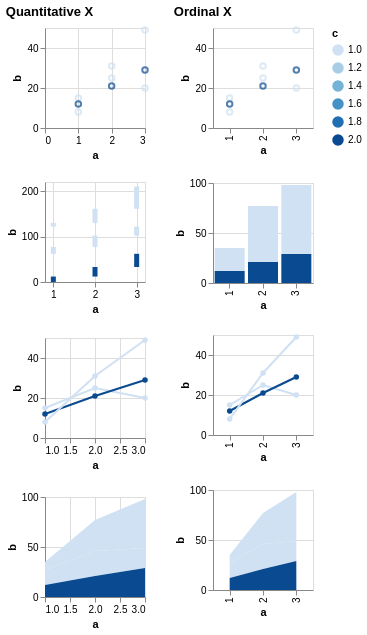

Vega-Lite specification for this chart:
### Vega specification from a JSON file in a GitHub repository (floating-point values rounded to 4 significant figures)
{"$schema": "https://vega.github.io/schema/vega/v6.json", "description": "Testing invalid", "background": "white", "padding": 5, "data": [{"name": "source_0", "values": [{"a": 1, "b": 15, "c": 1}, {"a": 2, "b": 25, "c": 1}, {"a": 3, "b": 20, "c": 1}, {"a": 1, "b": 12, "c": 2}, {"a": 2, "b": 21, "c": 2}, {"a": 3, "b": 29, "c": 2}, {"a": 1, "b": 8, "c": null}, {"a": 2, "b": 31, "c": null}, {"a": 3, "b": 49, "c": null}]}, {"name": "data_0", "source": "source_0", "transform": [{"type": "formula", "expr": "toNumber(datum[\"a\"])", "as": "a"}]}, {"name": "data_2", "source": "data_0", "transform": [{"type": "stack", "groupby": [], "field": "b", "sort": {"field": ["c"], "order": ["descending"]}, "as": ["b_start", "b_end"], "offset": "zero"}]}, {"name": "data_3", "source": "data_0", "transform": [{"type": "impute", "field": "b", "groupby": ["c"], "key": "a", "method": "value", "value": 0}, {"type": "stack", "groupby": ["a"], "field": "b", "sort": {"field": ["c"], "order": ["descending"]}, "as": ["b_start", "b_end"], "offset": "zero"}]}, {"name": "data_4", "source": "data_0", "transform": [{"type": "stack", "groupby": ["a"], "field": "b", "sort": {"field": ["c"], "order": ["descending"]}, "as": ["b_start", "b_end"], "offset": "zero"}]}, {"name": "data_5", "source": "data_0", "transform": [{"type": "impute", "field": "b", "groupby": ["c"], "key": "a", "method": "value", "value": 0}, {"type": "stack", "groupby": ["a"], "field": "b", "sort": {"field": ["c"], "order": ["descending"]}, "as": ["b_start", "b_end"], "offset": "zero"}]}], "signals": [{"name": "childWidth", "value": 100}, {"name": "concat_0_childHeight", "value": 100}, {"name": "concat_1_childHeight", "value": 100}], "layout": {"padding": 20, "bounds": "full", "align": "each"}, "marks": [{"type": "group", "name": "concat_0_group", "title": {"text": "Quantitative X", "anchor": "start"}, "layout": {"padding": 20, "columns": 1, "bounds": "full", "align": "each"}, "marks": [{"type": "group", "name": "concat_0_concat_0_group", "style": "cell", "encode": {"update": {"width": {"signal": "childWidth"}, "height": {"signal": "concat_0_childHeight"}}}, "marks": [{"name": "concat_0_concat_0_marks", "type": "symbol", "style": ["point"], "from": {"data": "data_0"}, "encode": {"update": {"opacity": {"value": 0.7}, "fill": {"value": "transparent"}, "stroke": [{"test": "!isValid(datum[\"c\"]) || !isFinite(+datum[\"c\"])", "signal": "scale('color', inrange(0, domain('color')) ? 0 : domain('color')[0])"}, {"scale": "color", "field": "c"}], "tooltip": {"signal": "{\"a\": format(datum[\"a\"], \"\"), \"b\": format(datum[\"b\"], \"\"), \"c\": format(datum[\"c\"], \"\")}"}, "ariaRoleDescription": {"value": "point"}, "description": {"signal": "\"a: \" + (format(datum[\"a\"], \"\")) + \"; b: \" + (format(datum[\"b\"], \"\")) + \"; c: \" + (format(datum[\"c\"], \"\"))"}, "x": [{"test": "!isValid(datum[\"a\"]) || !isFinite(+datum[\"a\"])", "scale": "concat_0_concat_0_x", "value": 0}, {"scale": "concat_0_concat_0_x", "field": "a"}], "y": [{"test": "!isValid(datum[\"b\"]) || !isFinite(+datum[\"b\"])", "scale": "concat_0_concat_0_y", "value": 0}, {"scale": "concat_0_concat_0_y", "field": "b"}]}}}], "axes": [{"scale": "concat_0_concat_0_x", "orient": "bottom", "gridScale": "concat_0_concat_0_y", "grid": true, "tickCount": {"signal": "ceil(childWidth/40)"}, "domain": false, "labels": false, "aria": false, "maxExtent": 0, "minExtent": 0, "ticks": false, "zindex": 0}, {"scale": "concat_0_concat_0_y", "orient": "left", "gridScale": "concat_0_concat_0_x", "grid": true, "tickCount": {"signal": "ceil(concat_0_childHeight/40)"}, "domain": false, "labels": false, "aria": false, "maxExtent": 0, "minExtent": 0, "ticks": false, "zindex": 0}, {"scale": "concat_0_concat_0_x", "orient": "bottom", "grid": false, "title": "a", "labelFlush": true, "labelOverlap": true, "tickCount": {"signal": "ceil(childWidth/40)"}, "zindex": 0}, {"scale": "concat_0_concat_0_y", "orient": "left", "grid": false, "title": "b", "labelOverlap": true, "tickCount": {"signal": "ceil(concat_0_childHeight/40)"}, "zindex": 0}]}, {"type": "group", "name": "concat_0_concat_1_group", "style": "cell", "encode": {"update": {"width": {"signal": "childWidth"}, "height": {"signal": "concat_0_childHeight"}}}, "marks": [{"name": "concat_0_concat_1_marks", "type": "rect", "style": ["bar"], "from": {"data": "data_2"}, "encode": {"update": {"fill": [{"test": "!isValid(datum[\"c\"]) || !isFinite(+datum[\"c\"])", "signal": "scale('color', inrange(0, domain('color')) ? 0 : domain('color')[0])"}, {"scale": "color", "field": "c"}], "tooltip": {"signal": "{\"a\": format(datum[\"a\"], \"\"), \"b\": format(datum[\"b\"], \"\"), \"c\": format(datum[\"c\"], \"\")}"}, "ariaRoleDescription": {"value": "bar"}, "description": {"signal": "\"a: \" + (format(datum[\"a\"], \"\")) + \"; b: \" + (format(datum[\"b\"], \"\")) + \"; c: \" + (format(datum[\"c\"], \"\"))"}, "xc": [{"test": "!isValid(datum[\"a\"]) || !isFinite(+datum[\"a\"])", "signal": "scale('concat_0_concat_1_x', inrange(0, domain('concat_0_concat_1_x')) ? 0 : domain('concat_0_concat_1_x')[0])"}, {"scale": "concat_0_concat_1_x", "field": "a"}], "width": {"value": 5}, "y": {"scale": "concat_0_concat_1_y", "field": "b_end"}, "y2": {"scale": "concat_0_concat_1_y", "field": "b_start"}}}}], "axes": [{"scale": "concat_0_concat_1_x", "orient": "bottom", "gridScale": "concat_0_concat_1_y", "grid": true, "tickCount": {"signal": "ceil(childWidth/40)"}, "domain": false, "labels": false, "aria": false, "maxExtent": 0, "minExtent": 0, "ticks": false, "zindex": 0}, {"scale": "concat_0_concat_1_y", "orient": "left", "gridScale": "concat_0_concat_1_x", "grid": true, "tickCount": {"signal": "ceil(concat_0_childHeight/40)"}, "domain": false, "labels": false, "aria": false, "maxExtent": 0, "minExtent": 0, "ticks": false, "zindex": 0}, {"scale": "concat_0_concat_1_x", "orient": "bottom", "grid": false, "title": "a", "labelFlush": true, "labelOverlap": true, "tickCount": {"signal": "ceil(childWidth/40)"}, "zindex": 0}, {"scale": "concat_0_concat_1_y", "orient": "left", "grid": false, "title": "b", "labelOverlap": true, "tickCount": {"signal": "ceil(concat_0_childHeight/40)"}, "zindex": 0}]}, {"type": "group", "name": "concat_0_concat_2_group", "style": "cell", "encode": {"update": {"width": {"signal": "childWidth"}, "height": {"signal": "concat_0_childHeight"}}}, "marks": [{"name": "concat_0_concat_2_layer_0_pathgroup", "type": "group", "from": {"facet": {"name": "faceted_path_concat_0_concat_2_layer_0_main", "data": "data_0", "groupby": ["c"]}}, "encode": {"update": {"width": {"field": {"group": "width"}}, "height": {"field": {"group": "height"}}}}, "marks": [{"name": "concat_0_concat_2_layer_0_marks", "type": "line", "style": ["line"], "sort": {"field": "x"}, "from": {"data": "faceted_path_concat_0_concat_2_layer_0_main"}, "encode": {"update": {"stroke": [{"test": "!isValid(datum[\"c\"]) || !isFinite(+datum[\"c\"])", "signal": "scale('color', inrange(0, domain('color')) ? 0 : domain('color')[0])"}, {"scale": "color", "field": "c"}], "tooltip": {"signal": "{\"a\": format(datum[\"a\"], \"\"), \"b\": format(datum[\"b\"], \"\"), \"c\": format(datum[\"c\"], \"\")}"}, "description": {"signal": "\"a: \" + (format(datum[\"a\"], \"\")) + \"; b: \" + (format(datum[\"b\"], \"\")) + \"; c: \" + (format(datum[\"c\"], \"\"))"}, "x": [{"test": "!isValid(datum[\"a\"]) || !isFinite(+datum[\"a\"])", "signal": "scale('concat_0_concat_2_x', inrange(0, domain('concat_0_concat_2_x')) ? 0 : domain('concat_0_concat_2_x')[0])"}, {"scale": "concat_0_concat_2_x", "field": "a"}], "y": [{"test": "!isValid(datum[\"b\"]) || !isFinite(+datum[\"b\"])", "scale": "concat_0_concat_2_y", "value": 0}, {"scale": "concat_0_concat_2_y", "field": "b"}]}}}]}, {"name": "concat_0_concat_2_layer_1_marks", "type": "symbol", "style": ["point"], "from": {"data": "data_0"}, "encode": {"update": {"opacity": {"value": 1}, "fill": [{"test": "!isValid(datum[\"c\"]) || !isFinite(+datum[\"c\"])", "signal": "scale('color', inrange(0, domain('color')) ? 0 : domain('color')[0])"}, {"scale": "color", "field": "c"}], "tooltip": {"signal": "{\"a\": format(datum[\"a\"], \"\"), \"b\": format(datum[\"b\"], \"\"), \"c\": format(datum[\"c\"], \"\")}"}, "ariaRoleDescription": {"value": "point"}, "description": {"signal": "\"a: \" + (format(datum[\"a\"], \"\")) + \"; b: \" + (format(datum[\"b\"], \"\")) + \"; c: \" + (format(datum[\"c\"], \"\"))"}, "x": [{"test": "!isValid(datum[\"a\"]) || !isFinite(+datum[\"a\"])", "signal": "scale('concat_0_concat_2_x', inrange(0, domain('concat_0_concat_2_x')) ? 0 : domain('concat_0_concat_2_x')[0])"}, {"scale": "concat_0_concat_2_x", "field": "a"}], "y": [{"test": "!isValid(datum[\"b\"]) || !isFinite(+datum[\"b\"])", "scale": "concat_0_concat_2_y", "value": 0}, {"scale": "concat_0_concat_2_y", "field": "b"}]}}}], "axes": [{"scale": "concat_0_concat_2_x", "orient": "bottom", "gridScale": "concat_0_concat_2_y", "grid": true, "tickCount": {"signal": "ceil(childWidth/40)"}, "domain": false, "labels": false, "aria": false, "maxExtent": 0, "minExtent": 0, "ticks": false, "zindex": 0}, {"scale": "concat_0_concat_2_y", "orient": "left", "gridScale": "concat_0_concat_2_x", "grid": true, "tickCount": {"signal": "ceil(concat_0_childHeight/40)"}, "domain": false, "labels": false, "aria": false, "maxExtent": 0, "minExtent": 0, "ticks": false, "zindex": 0}, {"scale": "concat_0_concat_2_x", "orient": "bottom", "grid": false, "title": "a", "labelFlush": true, "labelOverlap": true, "tickCount": {"signal": "ceil(childWidth/40)"}, "zindex": 0}, {"scale": "concat_0_concat_2_y", "orient": "left", "grid": false, "title": "b", "labelOverlap": true, "tickCount": {"signal": "ceil(concat_0_childHeight/40)"}, "zindex": 0}]}, {"type": "group", "name": "concat_0_concat_3_group", "style": "cell", "encode": {"update": {"width": {"signal": "childWidth"}, "height": {"signal": "concat_0_childHeight"}}}, "marks": [{"name": "concat_0_concat_3_pathgroup", "type": "group", "from": {"facet": {"name": "faceted_path_concat_0_concat_3_main", "data": "data_3", "groupby": ["c"]}}, "encode": {"update": {"width": {"field": {"group": "width"}}, "height": {"field": {"group": "height"}}}}, "marks": [{"name": "concat_0_concat_3_marks", "type": "area", "style": ["area"], "sort": {"field": "x"}, "from": {"data": "faceted_path_concat_0_concat_3_main"}, "encode": {"update": {"orient": {"value": "vertical"}, "fill": [{"test": "!isValid(datum[\"c\"]) || !isFinite(+datum[\"c\"])", "signal": "scale('color', inrange(0, domain('color')) ? 0 : domain('color')[0])"}, {"scale": "color", "field": "c"}], "tooltip": {"signal": "{\"a\": format(datum[\"a\"], \"\"), \"b\": format(datum[\"b\"], \"\"), \"c\": format(datum[\"c\"], \"\")}"}, "description": {"signal": "\"a: \" + (format(datum[\"a\"], \"\")) + \"; b: \" + (format(datum[\"b\"], \"\")) + \"; c: \" + (format(datum[\"c\"], \"\"))"}, "x": [{"test": "!isValid(datum[\"a\"]) || !isFinite(+datum[\"a\"])", "signal": "scale('concat_0_concat_3_x', inrange(0, domain('concat_0_concat_3_x')) ? 0 : domain('concat_0_concat_3_x')[0])"}, {"scale": "concat_0_concat_3_x", "field": "a"}], "y": {"scale": "concat_0_concat_3_y", "field": "b_end"}, "y2": {"scale": "concat_0_concat_3_y", "field": "b_start"}}}}]}], "axes": [{"scale": "concat_0_concat_3_x", "orient": "bottom", "gridScale": "concat_0_concat_3_y", "grid": true, "tickCount": {"signal": "ceil(childWidth/40)"}, "domain": false, "labels": false, "aria": false, "maxExtent": 0, "minExtent": 0, "ticks": false, "zindex": 0}, {"scale": "concat_0_concat_3_y", "orient": "left", "gridScale": "concat_0_concat_3_x", "grid": true, "tickCount": {"signal": "ceil(concat_0_childHeight/40)"}, "domain": false, "labels": false, "aria": false, "maxExtent": 0, "minExtent": 0, "ticks": false, "zindex": 0}, {"scale": "concat_0_concat_3_x", "orient": "bottom", "grid": false, "title": "a", "labelFlush": true, "labelOverlap": true, "tickCount": {"signal": "ceil(childWidth/40)"}, "zindex": 0}, {"scale": "concat_0_concat_3_y", "orient": "left", "grid": false, "title": "b", "labelOverlap": true, "tickCount": {"signal": "ceil(concat_0_childHeight/40)"}, "zindex": 0}]}]}, {"type": "group", "name": "concat_1_group", "title": {"text": "Ordinal X", "anchor": "start"}, "layout": {"padding": 20, "columns": 1, "bounds": "full", "align": "each"}, "marks": [{"type": "group", "name": "concat_1_concat_0_group", "style": "cell", "encode": {"update": {"width": {"signal": "childWidth"}, "height": {"signal": "concat_1_childHeight"}}}, "marks": [{"name": "concat_1_concat_0_marks", "type": "symbol", "style": ["point"], "from": {"data": "data_0"}, "encode": {"update": {"opacity": {"value": 0.7}, "fill": {"value": "transparent"}, "stroke": [{"test": "!isValid(datum[\"c\"]) || !isFinite(+datum[\"c\"])", "signal": "scale('color', inrange(0, domain('color')) ? 0 : domain('color')[0])"}, {"scale": "color", "field": "c"}], "tooltip": {"signal": "{\"a\": isValid(datum[\"a\"]) ? datum[\"a\"] : \"\"+datum[\"a\"], \"b\": format(datum[\"b\"], \"\"), \"c\": format(datum[\"c\"], \"\")}"}, "ariaRoleDescription": {"value": "point"}, "description": {"signal": "\"a: \" + (isValid(datum[\"a\"]) ? datum[\"a\"] : \"\"+datum[\"a\"]) + \"; b: \" + (format(datum[\"b\"], \"\")) + \"; c: \" + (format(datum[\"c\"], \"\"))"}, "x": {"scale": "concat_1_concat_0_x", "field": "a"}, "y": [{"test": "!isValid(datum[\"b\"]) || !isFinite(+datum[\"b\"])", "scale": "concat_1_concat_0_y", "value": 0}, {"scale": "concat_1_concat_0_y", "field": "b"}]}}}], "axes": [{"scale": "concat_1_concat_0_y", "orient": "left", "gridScale": "concat_1_concat_0_x", "grid": true, "tickCount": {"signal": "ceil(concat_1_childHeight/40)"}, "domain": false, "labels": false, "aria": false, "maxExtent": 0, "minExtent": 0, "ticks": false, "zindex": 0}, {"scale": "concat_1_concat_0_x", "orient": "bottom", "grid": false, "title": "a", "labelAlign": "right", "labelAngle": 270, "labelBaseline": "middle", "zindex": 0}, {"scale": "concat_1_concat_0_y", "orient": "left", "grid": false, "title": "b", "labelOverlap": true, "tickCount": {"signal": "ceil(concat_1_childHeight/40)"}, "zindex": 0}]}, {"type": "group", "name": "concat_1_concat_1_group", "style": "cell", "encode": {"update": {"width": {"signal": "childWidth"}, "height": {"signal": "concat_1_childHeight"}}}, "marks": [{"name": "concat_1_concat_1_marks", "type": "rect", "style": ["bar"], "from": {"data": "data_4"}, "encode": {"update": {"fill": [{"test": "!isValid(datum[\"c\"]) || !isFinite(+datum[\"c\"])", "signal": "scale('color', inrange(0, domain('color')) ? 0 : domain('color')[0])"}, {"scale": "color", "field": "c"}], "tooltip": {"signal": "{\"a\": isValid(datum[\"a\"]) ? datum[\"a\"] : \"\"+datum[\"a\"], \"b\": format(datum[\"b\"], \"\"), \"c\": format(datum[\"c\"], \"\")}"}, "ariaRoleDescription": {"value": "bar"}, "description": {"signal": "\"a: \" + (isValid(datum[\"a\"]) ? datum[\"a\"] : \"\"+datum[\"a\"]) + \"; b: \" + (format(datum[\"b\"], \"\")) + \"; c: \" + (format(datum[\"c\"], \"\"))"}, "x": {"scale": "concat_1_concat_1_x", "field": "a"}, "width": {"signal": "max(0.25, bandwidth('concat_1_concat_1_x'))"}, "y": {"scale": "concat_1_concat_1_y", "field": "b_end"}, "y2": {"scale": "concat_1_concat_1_y", "field": "b_start"}}}}], "axes": [{"scale": "concat_1_concat_1_y", "orient": "left", "gridScale": "concat_1_concat_1_x", "grid": true, "tickCount": {"signal": "ceil(concat_1_childHeight/40)"}, "domain": false, "labels": false, "aria": false, "maxExtent": 0, "minExtent": 0, "ticks": false, "zindex": 0}, {"scale": "concat_1_concat_1_x", "orient": "bottom", "grid": false, "title": "a", "labelAlign": "right", "labelAngle": 270, "labelBaseline": "middle", "zindex": 0}, {"scale": "concat_1_concat_1_y", "orient": "left", "grid": false, "title": "b", "labelOverlap": true, "tickCount": {"signal": "ceil(concat_1_childHeight/40)"}, "zindex": 0}]}, {"type": "group", "name": "concat_1_concat_2_group", "style": "cell", "encode": {"update": {"width": {"signal": "childWidth"}, "height": {"signal": "concat_1_childHeight"}}}, "marks": [{"name": "concat_1_concat_2_layer_0_pathgroup", "type": "group", "from": {"facet": {"name": "faceted_path_concat_1_concat_2_layer_0_main", "data": "data_0", "groupby": ["c"]}}, "encode": {"update": {"width": {"field": {"group": "width"}}, "height": {"field": {"group": "height"}}}}, "marks": [{"name": "concat_1_concat_2_layer_0_marks", "type": "line", "style": ["line"], "sort": {"field": "x"}, "from": {"data": "faceted_path_concat_1_concat_2_layer_0_main"}, "encode": {"update": {"stroke": [{"test": "!isValid(datum[\"c\"]) || !isFinite(+datum[\"c\"])", "signal": "scale('color', inrange(0, domain('color')) ? 0 : domain('color')[0])"}, {"scale": "color", "field": "c"}], "tooltip": {"signal": "{\"a\": isValid(datum[\"a\"]) ? datum[\"a\"] : \"\"+datum[\"a\"], \"b\": format(datum[\"b\"], \"\"), \"c\": format(datum[\"c\"], \"\")}"}, "description": {"signal": "\"a: \" + (isValid(datum[\"a\"]) ? datum[\"a\"] : \"\"+datum[\"a\"]) + \"; b: \" + (format(datum[\"b\"], \"\")) + \"; c: \" + (format(datum[\"c\"], \"\"))"}, "x": {"scale": "concat_1_concat_2_x", "field": "a"}, "y": [{"test": "!isValid(datum[\"b\"]) || !isFinite(+datum[\"b\"])", "scale": "concat_1_concat_2_y", "value": 0}, {"scale": "concat_1_concat_2_y", "field": "b"}]}}}]}, {"name": "concat_1_concat_2_layer_1_marks", "type": "symbol", "style": ["point"], "from": {"data": "data_0"}, "encode": {"update": {"opacity": {"value": 1}, "fill": [{"test": "!isValid(datum[\"c\"]) || !isFinite(+datum[\"c\"])", "signal": "scale('color', inrange(0, domain('color')) ? 0 : domain('color')[0])"}, {"scale": "color", "field": "c"}], "tooltip": {"signal": "{\"a\": isValid(datum[\"a\"]) ? datum[\"a\"] : \"\"+datum[\"a\"], \"b\": format(datum[\"b\"], \"\"), \"c\": format(datum[\"c\"], \"\")}"}, "ariaRoleDescription": {"value": "point"}, "description": {"signal": "\"a: \" + (isValid(datum[\"a\"]) ? datum[\"a\"] : \"\"+datum[\"a\"]) + \"; b: \" + (format(datum[\"b\"], \"\")) + \"; c: \" + (format(datum[\"c\"], \"\"))"}, "x": {"scale": "concat_1_concat_2_x", "field": "a"}, "y": [{"test": "!isValid(datum[\"b\"]) || !isFinite(+datum[\"b\"])", "scale": "concat_1_concat_2_y", "value": 0}, {"scale": "concat_1_concat_2_y", "field": "b"}]}}}], "axes": [{"scale": "concat_1_concat_2_y", "orient": "left", "gridScale": "concat_1_concat_2_x", "grid": true, "tickCount": {"signal": "ceil(concat_1_childHeight/40)"}, "domain": false, "labels": false, "aria": false, "maxExtent": 0, "minExtent": 0, "ticks": false, "zindex": 0}, {"scale": "concat_1_concat_2_x", "orient": "bottom", "grid": false, "title": "a", "labelAlign": "right", "labelAngle": 270, "labelBaseline": "middle", "zindex": 0}, {"scale": "concat_1_concat_2_y", "orient": "left", "grid": false, "title": "b", "labelOverlap": true, "tickCount": {"signal": "ceil(concat_1_childHeight/40)"}, "zindex": 0}]}, {"type": "group", "name": "concat_1_concat_3_group", "style": "cell", "encode": {"update": {"width": {"signal": "childWidth"}, "height": {"signal": "concat_1_childHeight"}}}, "marks": [{"name": "concat_1_concat_3_pathgroup", "type": "group", "from": {"facet": {"name": "faceted_path_concat_1_concat_3_main", "data": "data_5", "groupby": ["c"]}}, "encode": {"update": {"width": {"field": {"group": "width"}}, "height": {"field": {"group": "height"}}}}, "marks": [{"name": "concat_1_concat_3_marks", "type": "area", "style": ["area"], "sort": {"field": "x"}, "from": {"data": "faceted_path_concat_1_concat_3_main"}, "encode": {"update": {"orient": {"value": "vertical"}, "fill": [{"test": "!isValid(datum[\"c\"]) || !isFinite(+datum[\"c\"])", "signal": "scale('color', inrange(0, domain('color')) ? 0 : domain('color')[0])"}, {"scale": "color", "field": "c"}], "tooltip": {"signal": "{\"a\": isValid(datum[\"a\"]) ? datum[\"a\"] : \"\"+datum[\"a\"], \"b\": format(datum[\"b\"], \"\"), \"c\": format(datum[\"c\"], \"\")}"}, "description": {"signal": "\"a: \" + (isValid(datum[\"a\"]) ? datum[\"a\"] : \"\"+datum[\"a\"]) + \"; b: \" + (format(datum[\"b\"], \"\")) + \"; c: \" + (format(datum[\"c\"], \"\"))"}, "x": {"scale": "concat_1_concat_3_x", "field": "a"}, "y": {"scale": "concat_1_concat_3_y", "field": "b_end"}, "y2": {"scale": "concat_1_concat_3_y", "field": "b_start"}}}}]}], "axes": [{"scale": "concat_1_concat_3_y", "orient": "left", "gridScale": "concat_1_concat_3_x", "grid": true, "tickCount": {"signal": "ceil(concat_1_childHeight/40)"}, "domain": false, "labels": false, "aria": false, "maxExtent": 0, "minExtent": 0, "ticks": false, "zindex": 0}, {"scale": "concat_1_concat_3_x", "orient": "bottom", "grid": false, "title": "a", "labelAlign": "right", "labelAngle": 270, "labelBaseline": "middle", "zindex": 0}, {"scale": "concat_1_concat_3_y", "orient": "left", "grid": false, "title": "b", "labelOverlap": true, "tickCount": {"signal": "ceil(concat_1_childHeight/40)"}, "zindex": 0}]}]}], "scales": [{"name": "color", "type": "linear", "domain": {"fields": [{"data": "data_0", "field": "c"}, {"data": "data_2", "field": "c"}, {"data": "data_3", "field": "c"}, {"data": "data_4", "field": "c"}, {"data": "data_5", "field": "c"}]}, "range": "ramp", "interpolate": "hcl", "zero": false}, {"name": "concat_0_concat_0_x", "type": "linear", "domain": {"data": "data_0", "field": "a"}, "range": [0, {"signal": "childWidth"}], "nice": true, "zero": true}, {"name": "concat_0_concat_0_y", "type": "linear", "domain": {"data": "data_0", "field": "b"}, "range": [{"signal": "concat_0_childHeight"}, 0], "nice": true, "zero": true}, {"name": "concat_0_concat_1_x", "type": "linear", "domain": {"data": "data_2", "field": "a"}, "range": [0, {"signal": "childWidth"}], "nice": true, "zero": false, "padding": 5}, {"name": "concat_0_concat_1_y", "type": "linear", "domain": {"data": "data_2", "fields": ["b_start", "b_end"]}, "range": [{"signal": "concat_0_childHeight"}, 0], "nice": true, "zero": true}, {"name": "concat_0_concat_2_x", "type": "linear", "domain": {"data": "data_0", "field": "a"}, "range": [0, {"signal": "childWidth"}], "nice": true, "zero": false}, {"name": "concat_0_concat_2_y", "type": "linear", "domain": {"data": "data_0", "field": "b"}, "range": [{"signal": "concat_0_childHeight"}, 0], "nice": true, "zero": true}, {"name": "concat_0_concat_3_x", "type": "linear", "domain": {"data": "data_3", "field": "a"}, "range": [0, {"signal": "childWidth"}], "nice": true, "zero": false}, {"name": "concat_0_concat_3_y", "type": "linear", "domain": {"data": "data_3", "fields": ["b_start", "b_end"]}, "range": [{"signal": "concat_0_childHeight"}, 0], "nice": true, "zero": true}, {"name": "concat_1_concat_0_x", "type": "point", "domain": {"data": "data_0", "field": "a", "sort": true}, "range": [0, {"signal": "childWidth"}], "padding": 0.5}, {"name": "concat_1_concat_0_y", "type": "linear", "domain": {"data": "data_0", "field": "b"}, "range": [{"signal": "concat_1_childHeight"}, 0], "nice": true, "zero": true}, {"name": "concat_1_concat_1_x", "type": "band", "domain": {"data": "data_4", "field": "a", "sort": true}, "range": [0, {"signal": "childWidth"}], "paddingInner": 0.1, "paddingOuter": 0.05}, {"name": "concat_1_concat_1_y", "type": "linear", "domain": {"data": "data_4", "fields": ["b_start", "b_end"]}, "range": [{"signal": "concat_1_childHeight"}, 0], "nice": true, "zero": true}, {"name": "concat_1_concat_2_x", "type": "point", "domain": {"data": "data_0", "field": "a", "sort": true}, "range": [0, {"signal": "childWidth"}], "padding": 0.5}, {"name": "concat_1_concat_2_y", "type": "linear", "domain": {"data": "data_0", "field": "b"}, "range": [{"signal": "concat_1_childHeight"}, 0], "nice": true, "zero": true}, {"name": "concat_1_concat_3_x", "type": "point", "domain": {"data": "data_5", "field": "a", "sort": true}, "range": [0, {"signal": "childWidth"}], "padding": 0.5}, {"name": "concat_1_concat_3_y", "type": "linear", "domain": {"data": "data_5", "fields": ["b_start", "b_end"]}, "range": [{"signal": "concat_1_childHeight"}, 0], "nice": true, "zero": true}], "legends": [{"stroke": "color", "gradientLength": {"signal": "clamp(concat_0_childHeight, 64, 200)"}, "title": "c", "encode": {"gradient": {"update": {"opacity": {"value": 0.7}}}}, "fill": "color"}], "config": {"mark": {"tooltip": true}}}
